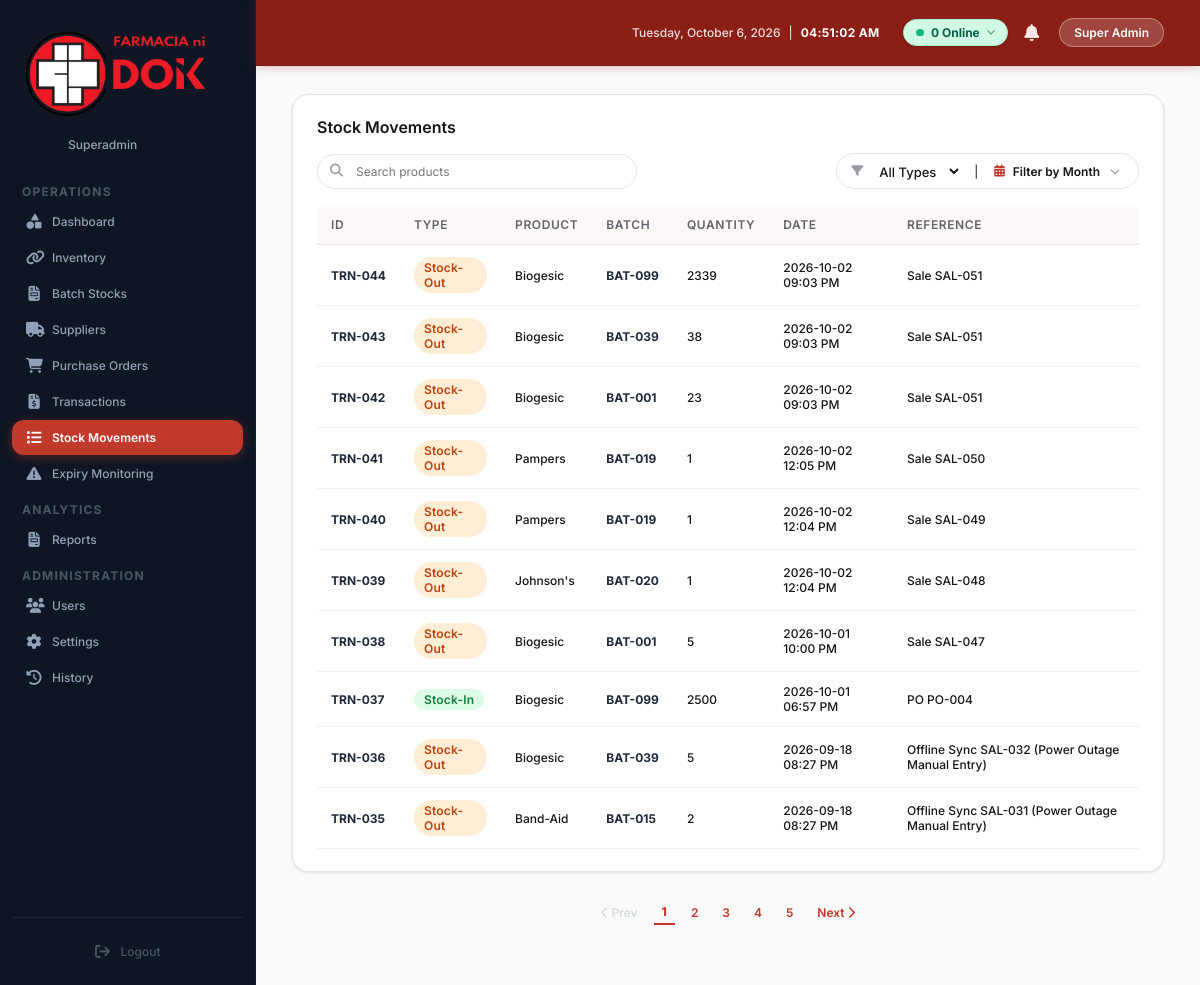
The app's page /stock_movements (signed in), older data.
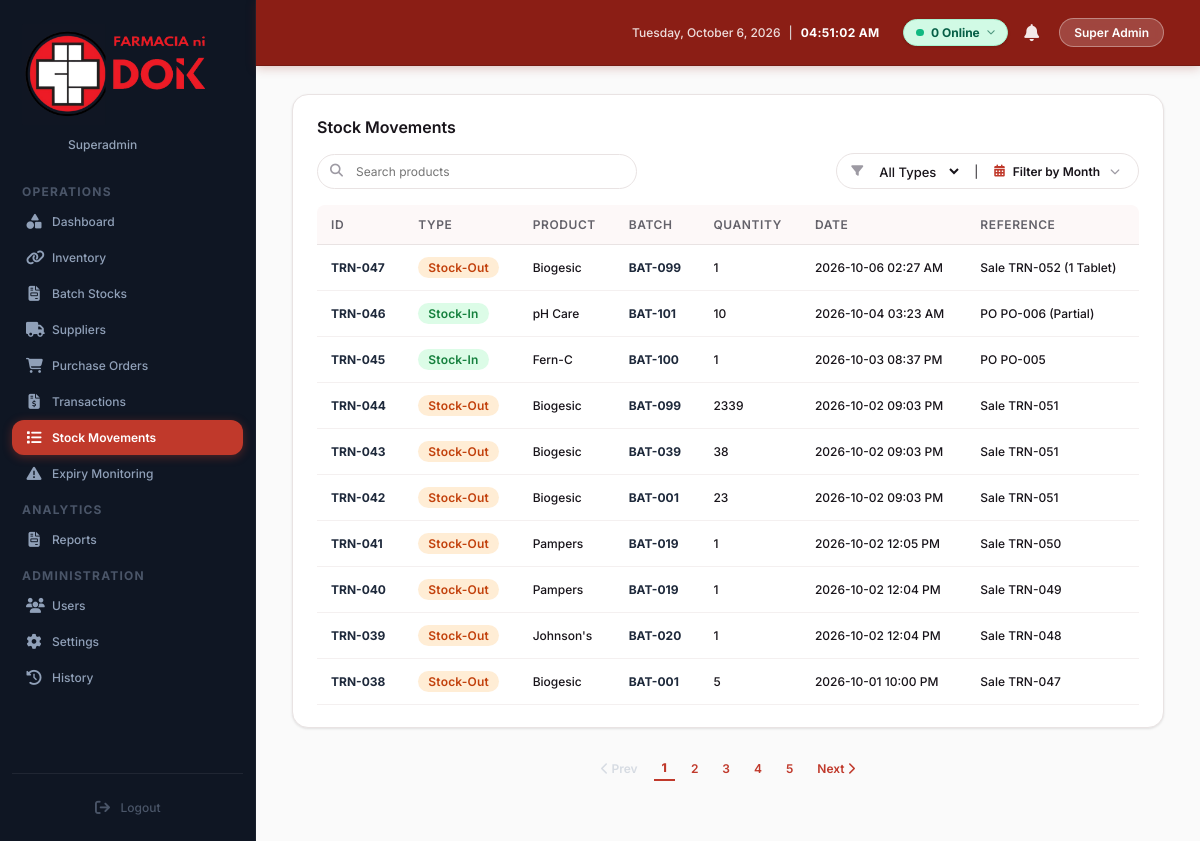
The same page, newer data.
### tables this page shows
CREATE TABLE stock_movements (
            id TEXT PRIMARY KEY,
            type TEXT NOT NULL,
            medicine_id TEXT NOT NULL,
            batch_id TEXT NOT NULL,
            quantity INTEGER NOT NULL,
            movement_date TEXT NOT NULL,
            reference TEXT NOT NULL,
            FOREIGN KEY (medicine_id) REFERENCES inventory (id),
            FOREIGN KEY (batch_id) REFERENCES batches (id)
        );

CREATE TABLE inventory (
            id TEXT PRIMARY KEY,
            generic TEXT,
            brand TEXT NOT NULL,
            category TEXT NOT NULL,
            stock INTEGER NOT NULL,
            reorder_point INTEGER NOT NULL,
            status TEXT NOT NULL,
            product_name TEXT NOT NULL,
            description TEXT NOT NULL,
            unit_of_measure TEXT NOT NULL,
            purchase_price REAL NOT NULL,
            supplier TEXT NOT NULL,
            archived_at TEXT DEFAULT NULL,
            deleted_at TEXT DEFAULT NULL
        , base_unit TEXT, packaging_unit TEXT, conversion_qty INTEGER DEFAULT 1);

### app.py (the view)
@app.route('/stock_movements')
def stock_movements():
    if not has_permission('movements_view'):
        flash('Access denied. You do not have permission to access Stock Movements.', 'warning')
        return redirect(url_for('dashboard'))
    conn = get_db_connection()
    items = conn.execute('''
        SELECT sm.id, sm.type, i.brand as medicine, sm.batch_id as batch, ABS(sm.quantity) as quantity, sm.movement_date as date, sm.reference, i.category
        FROM stock_movements sm
        JOIN inventory i ON sm.medicine_id = i.id
        ORDER BY sm.id DESC
    ''').fetchall()
    conn.close()
    return render_template('stock_movements.html', items=items, active_page='stock_movements')

### app.py (called while the page is built, shortened)
def has_permission(perm_key):
    role = session.get('role', '')
    if role in ['Superadmin', 'Owner / Pharmacist'] or 'Super' in role or 'Owner' in role:
        return True

def is_superadmin():
    role = session.get('role', '')
    return role in ['Superadmin', 'Owner / Pharmacist'] or 'Super' in role or 'Owner' in role

def get_local_ip():
    try:
        s = socket.socket(socket.AF_INET, socket.SOCK_DGRAM)
        s.connect(('8.8.8.8', 80))
        ip = s.getsockname()[0]
        s.close()
        return ip
    except Exception:
        return '127.0.0.1'

@app.context_processor
def inject_system_info():
    return {'local_ip': get_local_ip(), 'is_superadmin': is_superadmin()}

@app.before_request
def require_login():
    allowed_routes = ['login', 'static', 'forgot_password', 'send_otp', 'verify_otp']
    if request.endpoint not in allowed_routes and 'user_id' not in session:
        return redirect(url_for('login'))

### database.py (called while the page is built)
def get_db_connection():
    conn = sqlite3.connect(get_db_path())
    conn.row_factory = sqlite3.Row
    return conn

### templates/stock_movements.html (shortened to what this page needs)
{% extends 'base.html' %}
{% block content %}
<div class="panel">
    <div class="panel-header" style="display: flex; flex-direction: column; gap: 16px; align-items: stretch;">
        <div style="display: flex; justify-content: space-between; align-items: center;">
            <h3 style="margin: 0;">Stock Movements</h3>
        </div>
        <div style="display: flex; gap: 12px; align-items: center; justify-content: space-between; width: 100%;">
            <div class="search-input" style="margin-bottom: 0; max-width: 320px;">
                <i class="fa-solid fa-magnifying-glass"></i>
                <input type="text" id="search-input" placeholder="Search products" maxlength="25" onkeyup="filterTable()">
            </div>
            <div class="filter-container">
                <i class="fa-solid fa-filter"></i>
                <select id="filter-type" class="filter-select" onchange="filterTable()">
                    <option value="">All Types</option>
                </select>
                <span style="color: var(--border-light); font-size: 14px; user-select: none; margin: 0 4px;">|</span>
                <div class="cal-filter-wrapper" id="stock-cal-filter"></div>
            </div>
        </div>
    </div>
    <table>
        <thead>
            <tr>
                <th>ID</th>
                <th>Type</th>
                <th>Product</th>
                <th>Batch</th>
                <th>Quantity</th>
                <th>Date</th>
                <th>Reference</th>
            </tr>
        </thead>
        <tbody>
            {% for item in items %}
            <tr data-type="{{ item.type }}" data-medicine="{{ item.medicine | lower }}" data-batch="{{ item.batch | lower }}" data-reference="{{ item.reference | lower }}" data-category="{{ item.category | lower }}" data-date="{{ item.date }}">
                <td style="white-space: nowrap; font-weight: 700; color: #1e293b;">{{ item.id }}</td>
                <td>
                    <span class="status-badge {% if item.type == 'Stock-In' %}badge-stock-in{% else %}badge-stock-out{% endif %}">
                        {{ item.type }}
                    </span>
                </td>
                <td>{{ item.medicine }}</td>
                <td style="white-space: nowrap; font-weight: 700; color: #1e293b;">{{ item.batch }}</td>
                <td>{{ item.quantity | abs }}</td>
                <td>{{ item.date }}</td>
                <td>{{ item.reference }}</td>
            </tr>
            {% endfor %}
        </tbody>
    </table>
</div>
{% endblock %}

Row changes from the older to the newer data that the page shows:
no longer on this page (row unchanged): stock_movements: id "TRN-037", type "Stock-In", medicine "Biogesic", batch "BAT-099", quantity|abs "2500", date "2026-10-01 06:57 PM", reference "PO PO-004"
no longer on this page (row edited): stock_movements: id "TRN-036", type "Stock-Out", medicine "Biogesic", batch "BAT-039", quantity|abs "5", date "2026-09-18 08:27 PM", reference "Offline Sync SAL-032 (Power Outage Manual Entry)"
no longer on this page (row edited): stock_movements: id "TRN-035", type "Stock-Out", medicine "Band-Aid", batch "BAT-015", quantity|abs "2", date "2026-09-18 08:27 PM", reference "Offline Sync SAL-031 (Power Outage Manual Entry)"
added stock_movements: id "TRN-047", type "Stock-Out", medicine "Biogesic", batch "BAT-099", quantity|abs "1", date "2026-10-06 02:27 AM", reference "Sale TRN-052 (1 Tablet)"
added stock_movements: id "TRN-046", type "Stock-In", medicine "pH Care", batch "BAT-101", quantity|abs "10", date "2026-10-04 03:23 AM", reference "PO PO-006 (Partial)"
added stock_movements: id "TRN-045", type "Stock-In", medicine "Fern-C", batch "BAT-100", quantity|abs "1", date "2026-10-03 08:37 PM", reference "PO PO-005"
changed stock_movements "TRN-044": reference "Sale SAL-051" → "Sale TRN-051"
changed stock_movements "TRN-043": reference "Sale SAL-051" → "Sale TRN-051"
changed stock_movements "TRN-042": reference "Sale SAL-051" → "Sale TRN-051"
changed stock_movements "TRN-041": reference "Sale SAL-050" → "Sale TRN-050"
changed stock_movements "TRN-040": reference "Sale SAL-049" → "Sale TRN-049"
changed stock_movements "TRN-039": reference "Sale SAL-048" → "Sale TRN-048"
changed stock_movements "TRN-038": reference "Sale SAL-047" → "Sale TRN-047"
